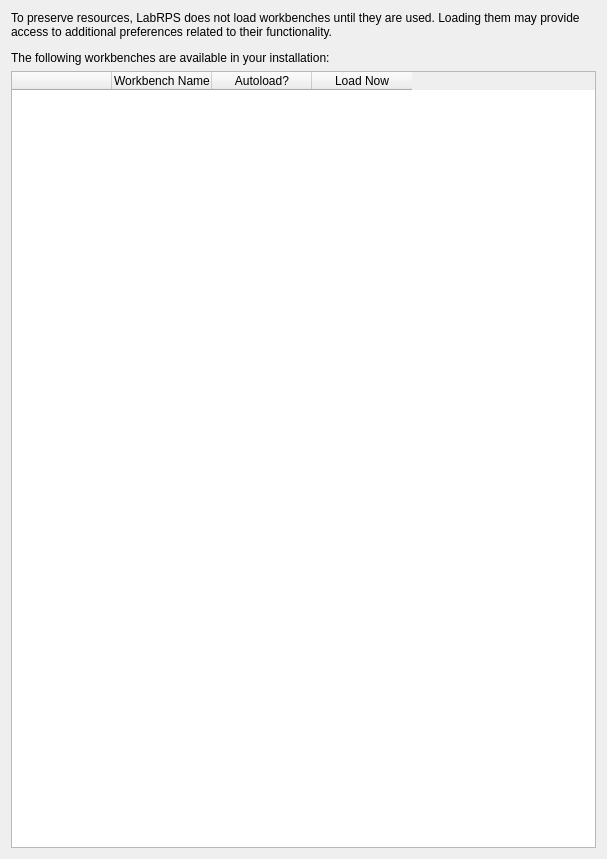
<?xml version="1.0" encoding="UTF-8"?>
<ui version="4.0">
 <class>Gui::Dialog::DlgSettingsLazyLoaded</class>
 <widget class="QWidget" name="Gui::Dialog::DlgSettingsLazyLoaded">
  <property name="geometry">
   <rect>
    <x>0</x>
    <y>0</y>
    <width>607</width>
    <height>859</height>
   </rect>
  </property>
  <property name="windowTitle">
   <string>Available Workbenches</string>
  </property>
  <layout class="QGridLayout" name="gridLayout_3">
   <item row="0" column="0">
    <widget class="QLabel" name="noteLabel">
     <property name="sizePolicy">
      <sizepolicy hsizetype="Preferred" vsizetype="Preferred">
       <horstretch>0</horstretch>
       <verstretch>0</verstretch>
      </sizepolicy>
     </property>
     <property name="minimumSize">
      <size>
       <width>0</width>
       <height>50</height>
      </size>
     </property>
     <property name="text">
      <string>&lt;html&gt;&lt;head/&gt;&lt;body&gt;&lt;p&gt;To preserve resources, LabRPS does not load workbenches until they are used. Loading them may provide access to additional preferences related to their functionality.&lt;/p&gt;&lt;p&gt;The following workbenches are available in your installation:&lt;/p&gt;&lt;/body&gt;&lt;/html&gt;</string>
     </property>
     <property name="wordWrap">
      <bool>true</bool>
     </property>
    </widget>
   </item>
  <item row="1" column="0">
    <widget class="QTableWidget" name="workbenchTable">
     <property name="showGrid">
      <bool>false</bool>
     </property>
     <property name="sortingEnabled">
      <bool>false</bool>
     </property>
     <attribute name="verticalHeaderVisible">
      <bool>false</bool>
     </attribute>
     <column>
      <property name="text">
       <string/>
      </property>
     </column>
     <column>
      <property name="text">
       <string>Workbench Name</string>
      </property>
     </column>
     <column>
      <property name="text">
       <string>Autoload?</string>
      </property>
     </column>
     <column>
      <property name="text">
       <string>Load Now</string>
      </property>
     </column>
    </widget>
   </item>
   </layout>
 </widget>
 <layoutdefault spacing="6" margin="11"/>
 <resources/>
 <connections/>
</ui>
